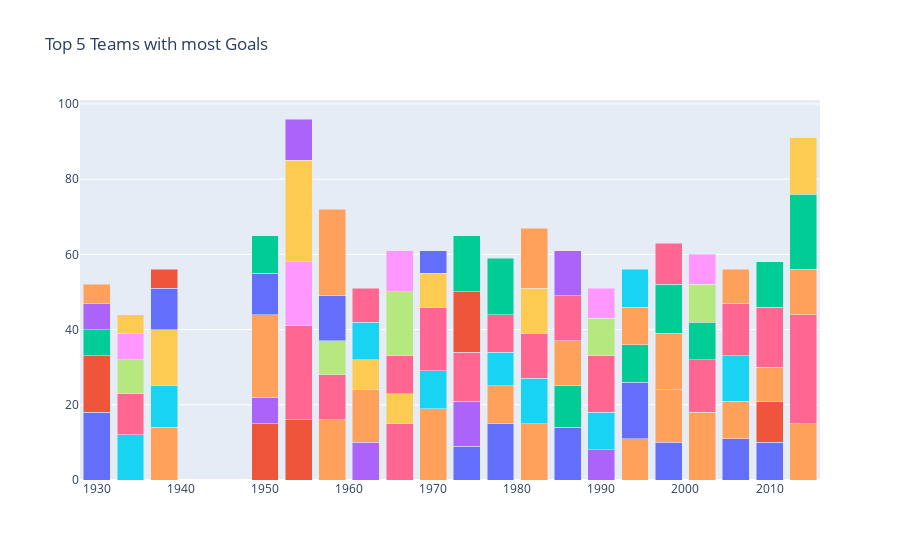

The code cell stored with this chart in its notebook:
### Code cell
data = []
for team in top5['Country'].drop_duplicates().values:
    year = top5[top5['Country'] == team]['Year']
    goal = top5[top5['Country'] == team]['Goals']
    
    data.append(go.Bar(x = year, y = goal, name = team))
layout = go.Layout(barmode = 'stack', title = 'Top 5 Teams with most Goals', showlegend = False)

fig = go.Figure(data = data, layout = layout)
fig.show()

### Figure 1 — Plotly figure (JSON) as saved in the notebook; plotly's stock layout.template omitted (floating-point values rounded to 4 significant figures)
{"data": [{"name": "Argentina", "type": "bar", "x": [1930, 1974, 1978, 1986, 1998, 2006, 2010], "y": [18, 9, 15, 14, 10, 11, 10]}, {"name": "Uruguay", "type": "bar", "x": [1930, 1950, 1954, 2010], "y": [15, 15, 16, 11]}, {"name": "USA", "type": "bar", "x": [1930], "y": [7]}, {"name": "Yugoslavia", "type": "bar", "x": [1930, 1950, 1962, 1974, 1990], "y": [7, 7, 10, 12, 8]}, {"name": "Brazil", "type": "bar", "x": [1930, 1938, 1950, 1958, 1962, 1970, 1978, 1982, 1994, 1998, 2002, 2006, 2010, 2014], "y": [5, 14, 22, 16, 14, 19, 10, 15, 11, 14, 18, 10, 9, 15]}, {"name": "Italy", "type": "bar", "x": [1934, 1938, 1970, 1978, 1982, 1990, 2006], "y": [12, 11, 10, 9, 12, 10, 12]}, {"name": "Germany", "type": "bar", "x": [1934, 1954, 1958, 1966, 1970, 1974, 1978, 1982, 1990, 2002, 2006, 2010, 2014], "y": [11, 25, 12, 15, 17, 13, 10, 12, 15, 14, 14, 16, 29]}, {"name": "Czechoslovakia", "type": "bar", "x": [1934, 1958, 1990], "y": [9, 9, 10]}, {"name": "Austria", "type": "bar", "x": [1934, 1954], "y": [7, 17]}, {"name": "Hungary", "type": "bar", "x": [1934, 1938, 1954, 1962, 1966, 1982], "y": [5, 15, 27, 8, 8, 12]}, {"name": "Sweden", "type": "bar", "x": [1938, 1950, 1958, 1994], "y": [11, 11, 12, 15]}, {"name": "Cuba", "type": "bar", "x": [1938], "y": [5]}, {"name": "Spain", "type": "bar", "x": [1950, 1986, 1994, 2002], "y": [10, 11, 10, 10]}, {"name": "Switzerland", "type": "bar", "x": [1954], "y": [11]}, {"name": "France", "type": "bar", "x": [1958, 1982, 1986, 1998, 2006, 2014], "y": [23, 16, 12, 15, 9, 12]}, {"name": "Chile", "type": "bar", "x": [1962], "y": [10]}, {"name": "Soviet Union", "type": "bar", "x": [1962, 1966, 1986], "y": [9, 10, 12]}, {"name": "Portugal", "type": "bar", "x": [1966], "y": [17]}, {"name": "England", "type": "bar", "x": [1966, 1990], "y": [11, 8]}, {"name": "Peru", "type": "bar", "x": [1970], "y": [9]}, {"name": "Mexico", "type": "bar", "x": [1970], "y": [6]}, {"name": "Poland", "type": "bar", "x": [1974], "y": [16]}, {"name": "Netherlands", "type": "bar", "x": [1974, 1978, 1998, 2010, 2014], "y": [15, 15, 13, 12, 20]}, {"name": "Belgium", "type": "bar", "x": [1986], "y": [12]}, {"name": "Bulgaria", "type": "bar", "x": [1994], "y": [10]}, {"name": "Romania", "type": "bar", "x": [1994], "y": [10]}, {"name": "Croatia", "type": "bar", "x": [1998], "y": [11]}, {"name": "Turkey", "type": "bar", "x": [2002], "y": [10]}, {"name": "Korea Republic", "type": "bar", "x": [2002], "y": [8]}, {"name": "Colombia", "type": "bar", "x": [2014], "y": [15]}], "layout": {"autosize": true, "barmode": "stack", "showlegend": false, "title": {"text": "Top 5 Teams with most Goals"}, "xaxis": {"autorange": true, "range": [1928, 2016], "type": "linear"}, "yaxis": {"autorange": true, "range": [0, 101.1], "type": "linear"}}}
